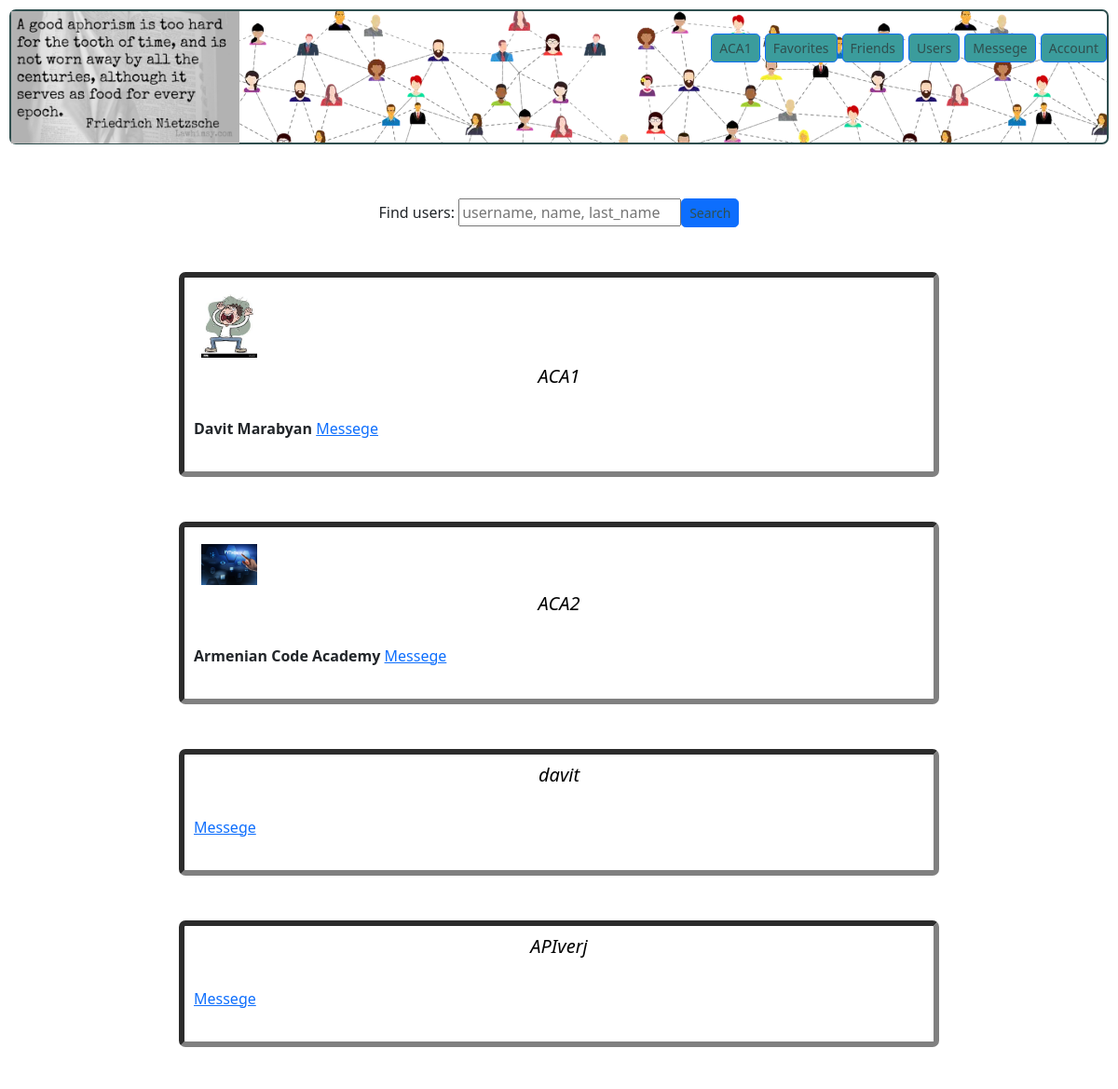
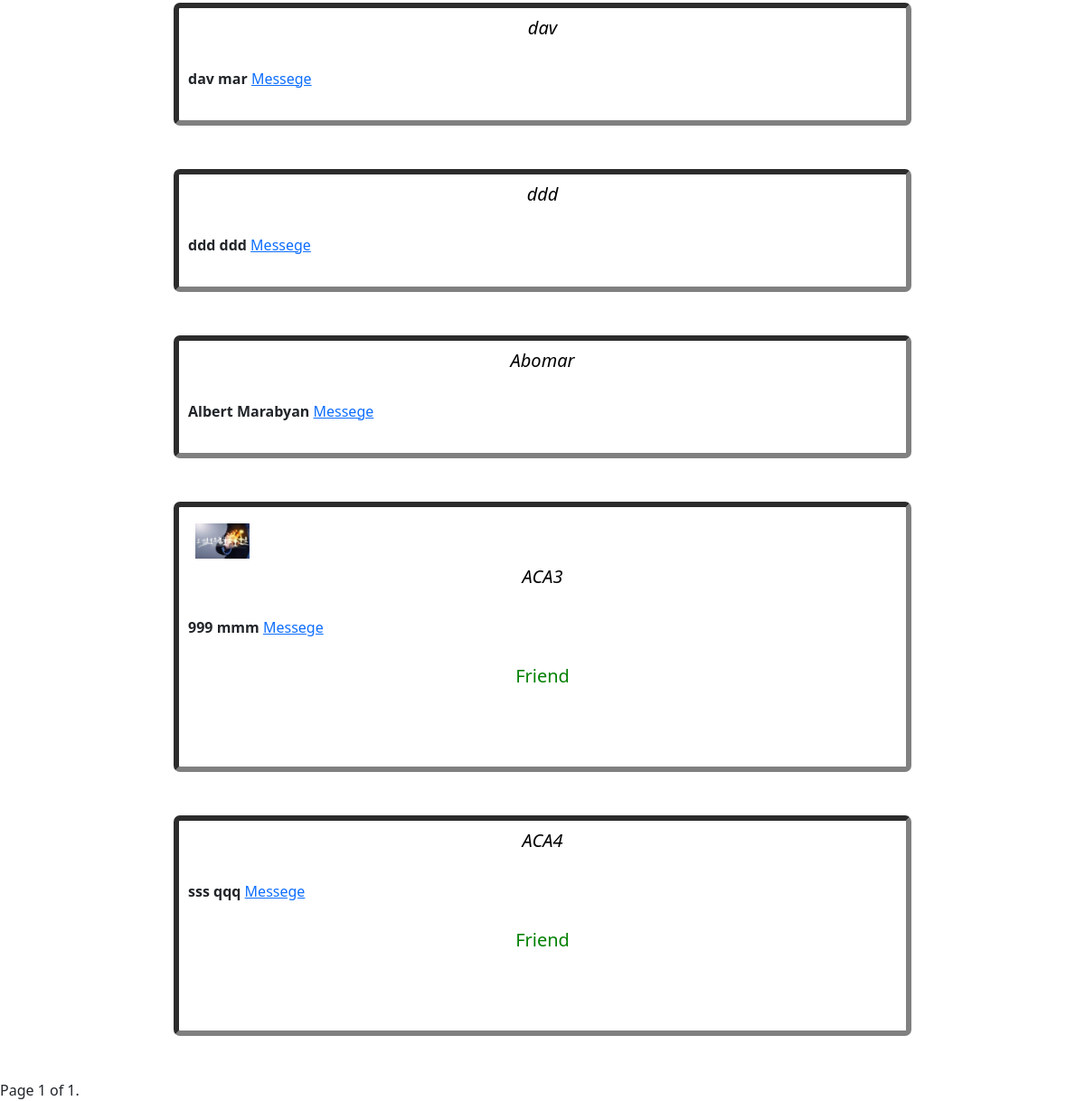
The page /home/users_list (signed in) on the database its author committed (2 pictures, top to bottom).
### scrap/models.py (models this page shows)
class UsersPhotos(models.Model):
    comment = models.CharField(max_length=50)
    is_main = models.BooleanField(default=False)
    image = models.ImageField(upload_to='media', blank=False)
    date = models.DateTimeField(auto_now=True, blank=True)
    user_photo=models.ForeignKey(User, blank=False, on_delete=models.CASCADE)

class Friends(models.Model):
    friend_sender = models.ForeignKey(User, related_name='f_s', on_delete=models.CASCADE, null=True)
    friend_reciever = models.ForeignKey(User, related_name='f_r', on_delete=models.CASCADE, null=True)
    date = models.DateTimeField(auto_now=True, blank=True)
    subscribe = models.BooleanField(default=False)

### scrap/views.py (the view)
# urls.py: path('users_list', login_required(UsersList.as_view()), name='users_list'),
class UsersList(LoginRequiredMixin, ListView):
    model = User
    paginate_by = 10
    template_name = 'users_list.html'
    def get_queryset(self):
        object_list = User.objects.all()
        if 'username' in self.request.GET:
            search_query = self.request.GET['username']
            object_list = object_list.filter(Q(username__icontains=search_query) |
                                             Q(first_name__icontains=search_query) |
                                             Q(last_name__icontains=search_query))
        return object_list
    def get_context_data(self, **kwargs):
        context = super().get_context_data(**kwargs)
        context['main_photos'] = UsersPhotos.objects.filter(is_main=True).all()
        context['search_form'] = UserSearchForm
        context['friend'] = Friends.objects.filter(
            Q(friend_reciever=self.request.user) | Q(friend_sender=self.request.user)).all()
        return context

### scrap/templates/users_list.html (shortened to what this page needs)
{% extends "base.html" %}
{% block content %}
<br><br>
    {%if request.user.is_authenticated%}
<div class="container d-flex justify-content-center mt-12" style="width: 70%;">
        <form action="{% url 'scrap:users_list' %}" method="GET">
            {{ search_form }}
            <input type="submit" class="btn btn-primary btn-sm" value="Search" style="float:right">
        </form>
    </div>
<div class="container d-flex mt-5" style="width: 70%;">
    <div class="col">
        {% for us in object_list %}
        <div style="border:6px inset grey;border-radius: 7px;padding:10px">
                {%for photo in main_photos%}
                {%if photo.user_photo == us%}
            <img src="{{ photo.image.url }}" style="width:60px;margin:1%" alt="My image">
{%endif%}
            {%endfor%}
            <h5 class="text-center"><a style="text-decoration:none;color:black;" href="{%url 'scrap:user_view' us.id%}"><i> {{ us.username }}</i></a></h5>
            <br>
           <td class="text-center"> <b>{%if us.first_name%}{{us.first_name}} {{us.last_name}}{%endif%}</b></td>
            <a href="{% url 'scrap:mess'%}?rec={{us.username}}">Messege</a>
{%if request.user != us %}
    {%for i in friend%}
        {%if i.friend_sender == us or i.friend_reciever == us%}
            {%if i.subscribe == True%}
                  <h5 style="margin:30px;color:green" class="text-center"> Friend</h5>
            {%elif i.friend_reciever == us%}
      <a href="" ><button style="float:top;margin-left:3px;background:orange" class="btn btn-primary btn-sm">sent </button></a>
            {%endif%}
          {%endif%}
{%endfor%}
{%endif%}
            <br><br>
           </div>
 <br><br>
{%endfor%}
    </div>
    </div>
<div class="pagination">
    <span class="step-links">
        <span class="current">
            Page {{ page_obj.number }} of {{ page_obj.paginator.num_pages }}.
        </span>
    </span>
</div>
{% endif %}
    {% endblock content %}

### templates/base.html (shortened to what this page needs)
<!DOCTYPE HTML>
<html lang="en">
<head>
{%load static%}
    <link rel="stylesheet" type="text/css" href="{% static 'css/bootstrap.css' %}">
    </head>
<body>
<div style="border:2px solid #2f4f4f;border-radius: 7px ;margin:10px; background-image: url('{% static 'cropped.png' %}');height:145px">
<a href="{% url 'scrap:get_aphs' %}"><img src="{% static 'navig.png' %}" style="width:245px;float:left" alt="My image"></a><br>
{%if request.user.is_authenticated%}
    <a   href="{%url 'accounts:settings'%}"><button style="float:right;margin-left:5px;background:#3B9C9C" class="btn btn-primary btn-sm">Account </button></a>
    <a   href="{%url 'scrap:sent'%}"><button style="float:right;margin-left:5px;background:#3B9C9C" class="btn btn-primary btn-sm">Messege </button></a>
    <a  href="{%url 'scrap:users_list'%}"><button style="float:right;margin-left:5px;background:#3B9C9C" class="btn btn-primary btn-sm">Users </button></a>
    <a  href="{%url 'scrap:friend_requests'%}"><button style="float:right;margin-left:5px;background:#3B9C9C" class="btn btn-primary btn-sm">Friends </button></a>
    {%endif%}
{%if request.user.is_authenticated%}
    <a  href="{%url 'scrap:get_aphs'%}?fav=fav"><button style="float:right;margin-left:5px;background:#3B9C9C" class="btn btn-primary btn-sm">Favorites </button></a>
   <a  href="{%url 'scrap:get_aphs'%}?user=self"><button style="float:right;margin-left:5px;background:#3B9C9C" class="btn btn-primary btn-sm">{{request.user.username}}</button></a>
    {%endif%}
</div>
{% block content %}
{% endblock content %}
</body>
</html>

### rows shown on the page
UsersPhotos: image (picture)
UsersPhotos: image (picture)
UsersPhotos: image (picture)
Friends: subscribe "Friend"
Friends: subscribe "Friend"

### other values the page prints
{{ request.user.username }} "ACA1"
{{ us.username }} "ACA1"
{{ us.first_name }} "Davit"
{{ us.last_name }} "Marabyan"
{{ us.username }} "ACA2"
{{ us.first_name }} "Armenian"
{{ us.last_name }} "Code Academy"
{{ us.username }} "davit"
{{ us.username }} "APIverj"
{{ us.username }} "dav"
{{ us.first_name }} "dav"
{{ us.last_name }} "mar"
{{ us.username }} "ddd"
{{ us.first_name }} "ddd"
{{ us.last_name }} "ddd"
